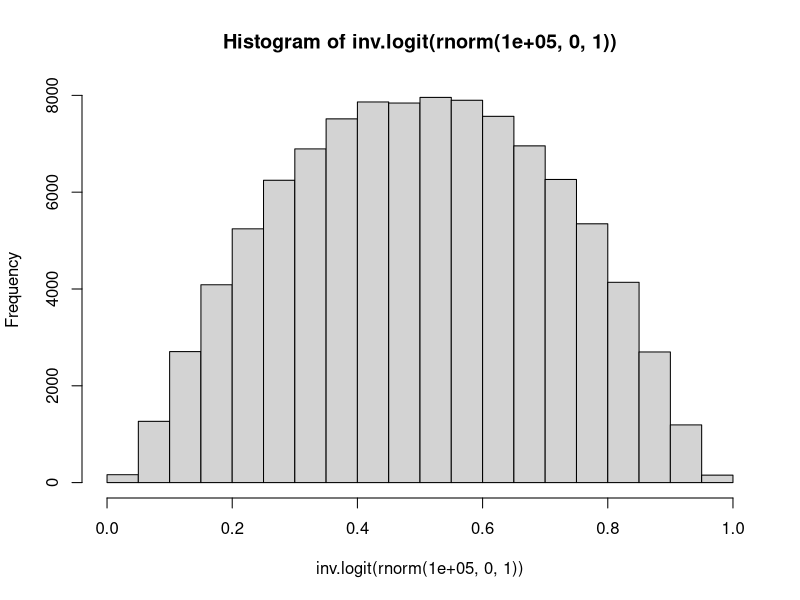
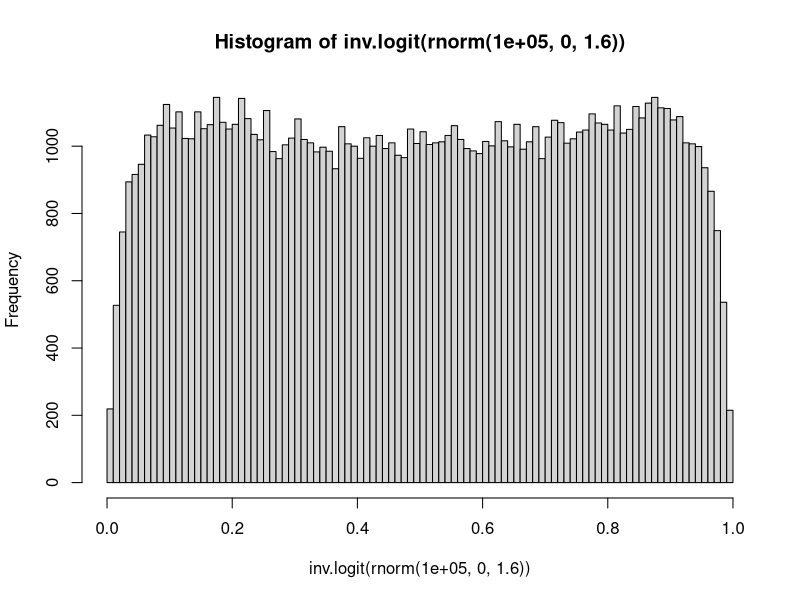
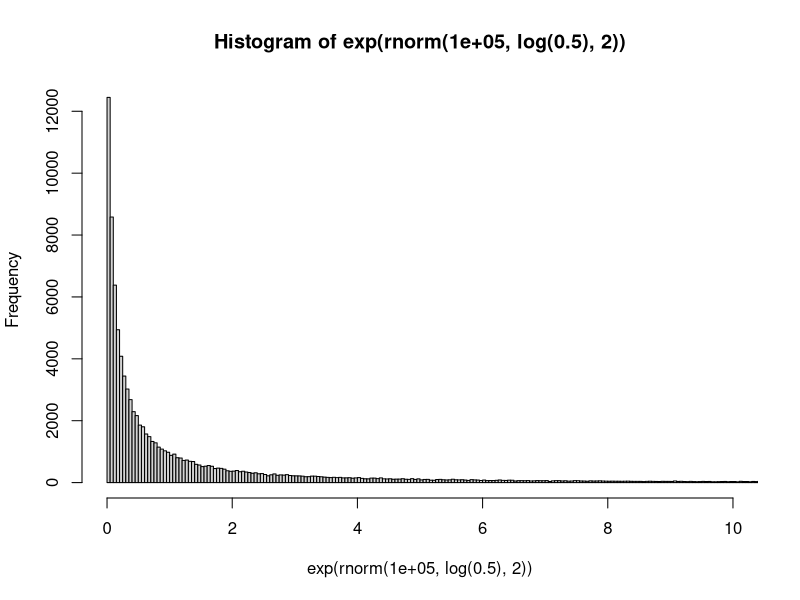
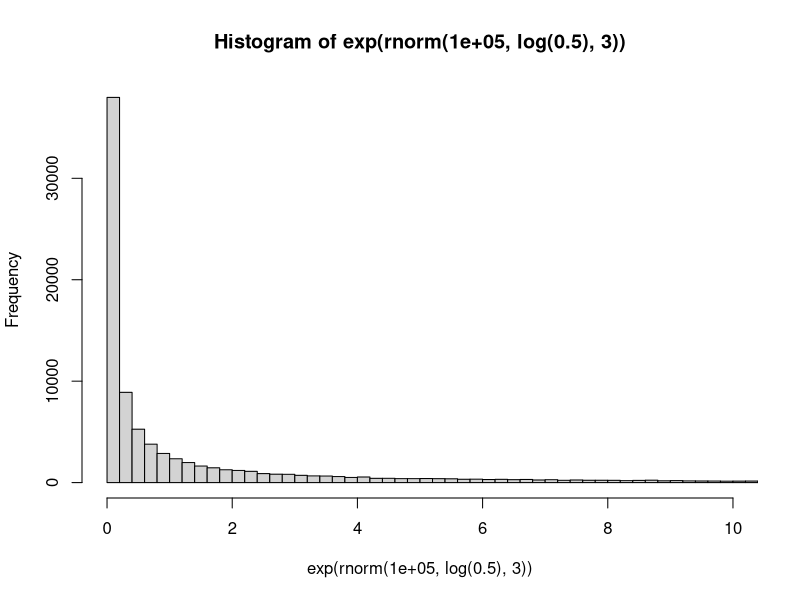

R code for these plots, in order:
library(boot)

hist(inv.logit(rnorm(100000,0,1)))
hist(inv.logit(rnorm(100000,0,1.6)),breaks=100)
#wow I think we have to go for 1. 
#because at any other values we're actually building a prior away from the center.


#what about for the exponential transform?
#k
hist(exp(rnorm(100000,log(0.5),2)),xlim = c(0,10),breaks=100000)

#tau
hist(exp(rnorm(100000,log(0.5),3)),xlim = c(0,10),breaks=1000000)
